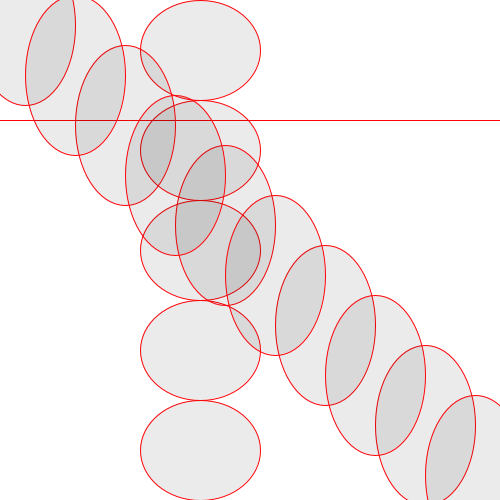
Frame 1 (no input)
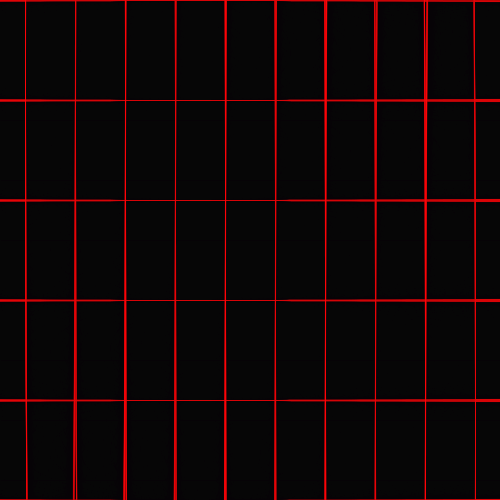
Frame 60 (the mouse pressed at the canvas centre just before this capture)
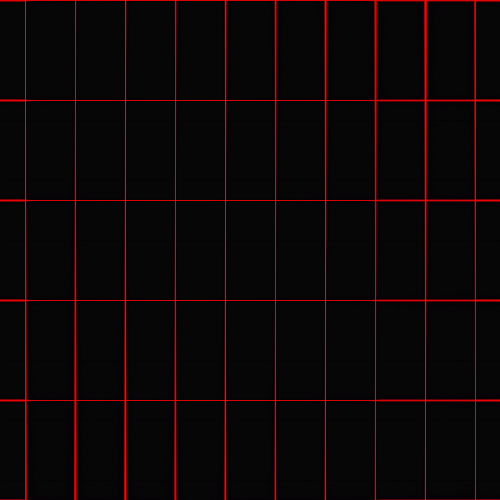
Frame 120 (the mouse held since frame 60 and released just before this capture)

The Processing sketch that drew these frames (run headless with seeded random() and noise(); from frame 60 on, the mouse is pressed at the canvas centre):

// Processing sketch: processing_32380
// ── processing_32380.pde

int hello =100;
int goodbye=100;
int y=100;

void setup() {

size(500,500);
background(255);
smooth();
stroke(255,3,7);
fill(0,0,0,20);
strokeWeight(1
);
frameRate(8);
}

void draw() {
if(hello>500) {
y=y+100;
hello=100;

int hello=15;
int goodbye=70;





}


line (goodbye,500,0,500);
hello=hello+0;
goodbye=goodbye+20;
while(hello>300){

}

line (0,goodbye,500,goodbye);
line(0,goodbye,y,goodbye);


ellipse(200,250,goodbye,hello);
ellipse(200,150,goodbye,hello);
ellipse(200,50,goodbye,hello);
ellipse(200,350,goodbye,hello);
ellipse(200,450,goodbye,hello);


goodbye=goodbye+40;

ellipse(125,125,hello,goodbye);
ellipse(325,325,hello,goodbye);
ellipse(225,225,hello,goodbye);
ellipse(425,425,hello,goodbye);
ellipse(25,25,hello,goodbye);
ellipse(475,475,hello,goodbye);
ellipse(375,375,hello,goodbye);
ellipse(275,275,hello,goodbye);
ellipse(175,175,hello,goodbye);
ellipse(75,75,hello,goodbye);



}
